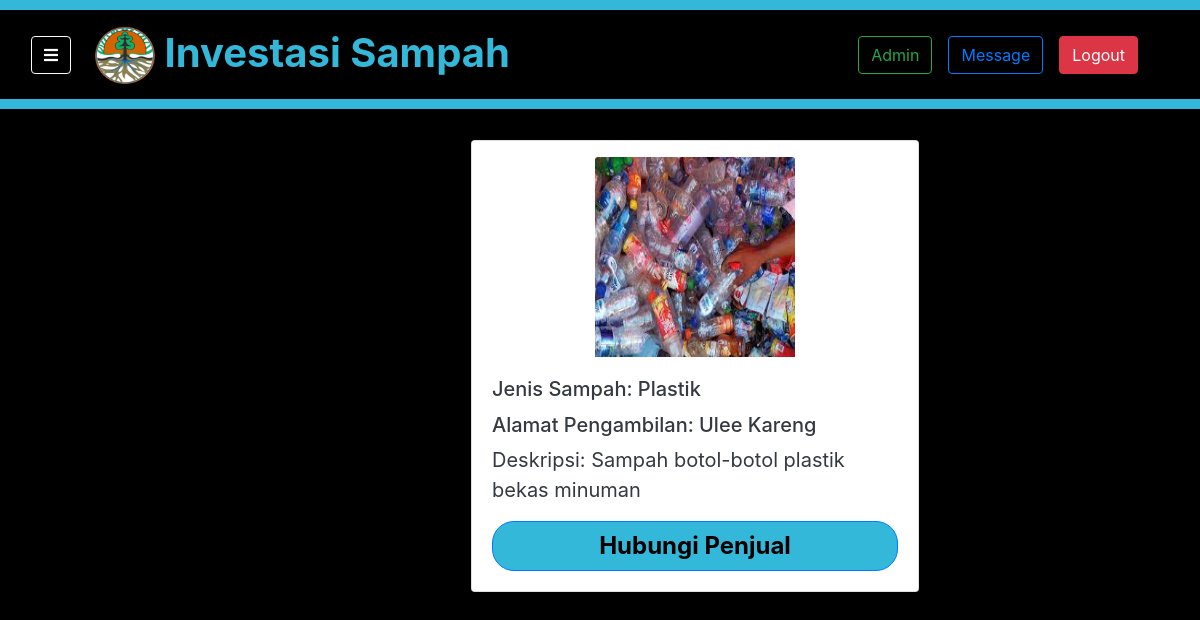
Screenshot of /home/beranda/30/detail (signed in) with the database file from the repository.
### invest/models.py (models this page shows)
class InvestasiModel(models.Model):
    user = models.ForeignKey(
        settings.AUTH_USER_MODEL,
        on_delete=models.CASCADE,
        default=1,
    )
    cSampah = (
        ('Plastik', 'plastik'),
        ('Organik', 'organik'),
        ('Lainnya', 'lainnya'),
    )
    jenis_sampah = models.CharField(max_length=50, choices=cSampah)
    alamat = models.CharField(max_length=50)
    deskripsi = models.TextField(max_length=140)
    gambar = models.ImageField(blank=True, upload_to='investasi_pics/', default="images/notfound.jpg")

### invest/views.py (the view)
# urls.py: path('beranda/<int:invest_id>/detail', views.detail, name='detail'),
@login_required
def detail(request, invest_id):
    context = {
        'page': 'Investasi Sampah | Detail',
        }
    data = InvestasiModel.objects.get(pk=invest_id)
    context['data'] = data
    return render(request, 'invest/detail.html', context)

### invest/context_processor.py (called while the page is built)
def profile_picture(request):
    if request.user.id:
        if request.user.username == 'admin':
            return {'profile_picture': 'profile_pics/profile.jpg'}
        pic = UserProfileInfo.objects.get(user=request.user)
        return {'profile_picture': pic.profile_pic}
    return {'profile_picture': 'profile_pics/profile.jpg'}

### invest/templates/invest/detail.html (shortened to what this page needs)
{% extends 'base.html' %}
{% load static %}
{% block content %}
<div class="container m-0 p-0">
    <div class="row">
        <div id="main" class="col">
            <div class="content-wrapper">
            <div class="card mx-auto" style="width: 28rem;">
                {% if data %}
                    <img src="{{ data.gambar.url }}" class="card-img-top center" style="width: 200px; height: 200px;" alt="{% static 'invest/img/logo.png' %}">
                    <div class="card-body text-dark">
                        <h5 class="card-title">Jenis Sampah: {{ data.jenis_sampah }}</h5>
                        <h5>Alamat Pengambilan: {{ data.alamat }}</h5>
                        <p class="card-text">Deskripsi: {{ data.deskripsi }}</p>
                        <a href="{% url 'invest:chat' %}" class="btn btn-primary center" style="width: auto;">Hubungi Penjual</a>
                    </div>
                {% endif %}
            </div>
            </div>
        </div>
    </div>
</div>
{% endblock content %}

### static/css/main.css (style rules this page uses)
body { background-color: black; min-height: 100vh; }
img { pointer-events: none; }
a { color: black; text-decoration: none; }
.btn-primary { border-radius: 22px 22px 22px 22px; width: 150px; height: 50px; background-color: #33B8D9; font-weight: bold; font-size: 1.5rem; color: black; }
#main { transition: margin-left .5s; margin-left: 250px; padding: 20px; }
.content-wrapper { font-size: 28px; padding: 10px; top: 0; margin-top: 110px; }
.card-body p { font-size: 20px; }
.center { display: block; margin-left: auto; margin-right: auto; margin-top: 16px; }

### static/css/style.css (style rules this page uses)
* { margin: 0; padding: 0; font:'Open Sans', sans-serif; }

### rows the page displays
InvestasiModel: gambar (picture), jenis_sampah "Plastik", alamat "Ulee Kareng", deskripsi "Sampah botol-botol plastik bekas minuman"
